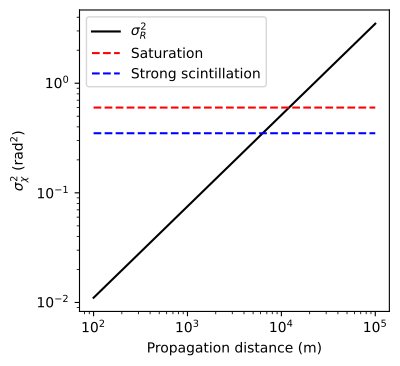

Here is the Python script that generated this plot:
# -*- coding: utf-8 -*-
"""
Created on Fri Feb  2 17:30:32 2024

@author: gqmc62
"""

import numpy as np
from matplotlib import pyplot as plt

from matplotlib.lines import Line2D
import matplotlib as mpl

fontsize = 10
figsize = [4,4]
dpi = 600

mpl.rcParams['axes.titlesize'] = fontsize
mpl.rcParams['axes.labelsize'] = fontsize
mpl.rcParams['xtick.labelsize'] = fontsize
mpl.rcParams['ytick.labelsize'] = fontsize
mpl.rcParams['legend.fontsize'] = fontsize
mpl.rcParams['figure.titlesize'] = fontsize
mpl.rcParams['figure.figsize'] = figsize
mpl.rcParams['figure.dpi'] = dpi
mpl.rcParams['savefig.dpi'] = dpi
mpl.rcParams['savefig.bbox'] = 'tight'
# mpl.rcParams['savefig.bbox_inches'] = 'tight'
mpl.rcParams['savefig.format'] = 'pdf'

color_list = np.array(list(mpl.colors.TABLEAU_COLORS.keys()))

wvl = 500e-9
r = 0.05

z_list = np.logspace(2,5)

k = 2.*np.pi/wvl                    # float; rad/m; Wave number.
cn2dz=r**(-5./3.)/0.423/k**2        # float; Turbulence strength.



variance_theory_approx = 0.563 * k**(7./6.) * cn2dz * z_list**(5./6.)
plt.plot(z_list, variance_theory_approx, label='$\sigma^2_R$',
         marker='', ls='-',color='k')
plt.hlines(0.6, xmin=z_list.min(), xmax=z_list.max(), label='Saturation',
            ls='--',color='r')
plt.hlines(0.35, xmin=z_list.min(), xmax=z_list.max(), label='Strong scintillation',
            ls='--',color='b')
plt.xscale('log')
plt.yscale('log')
plt.legend()
plt.xlabel('Propagation distance (m)')
plt.ylabel('$\sigma^2_\chi$ (rad$^2$)')
# plt.title('Variance of log amplitude versus propagation distance')
plt.savefig('scintillation_index.pdf',bbox_inches='tight')
plt.show()
